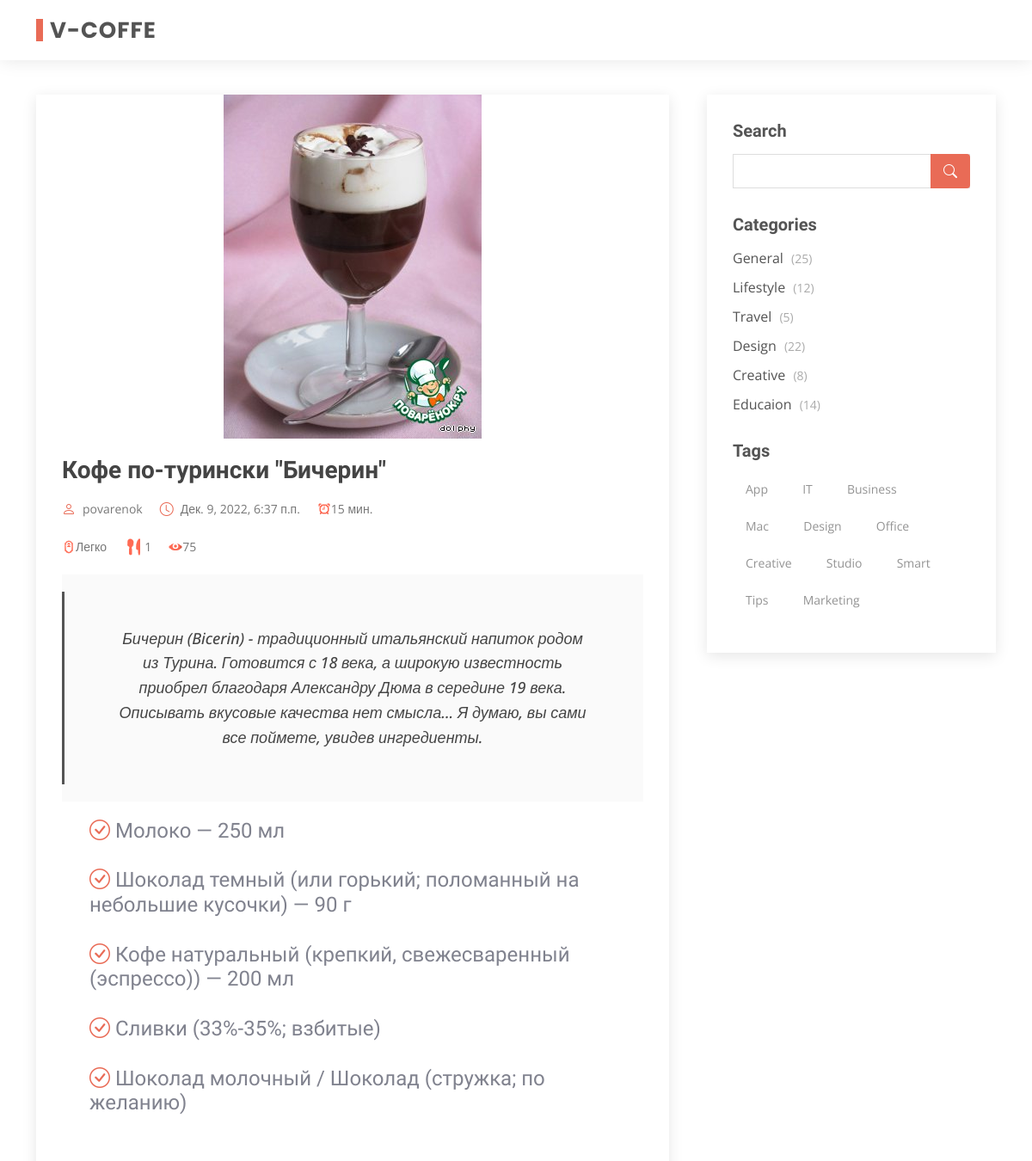
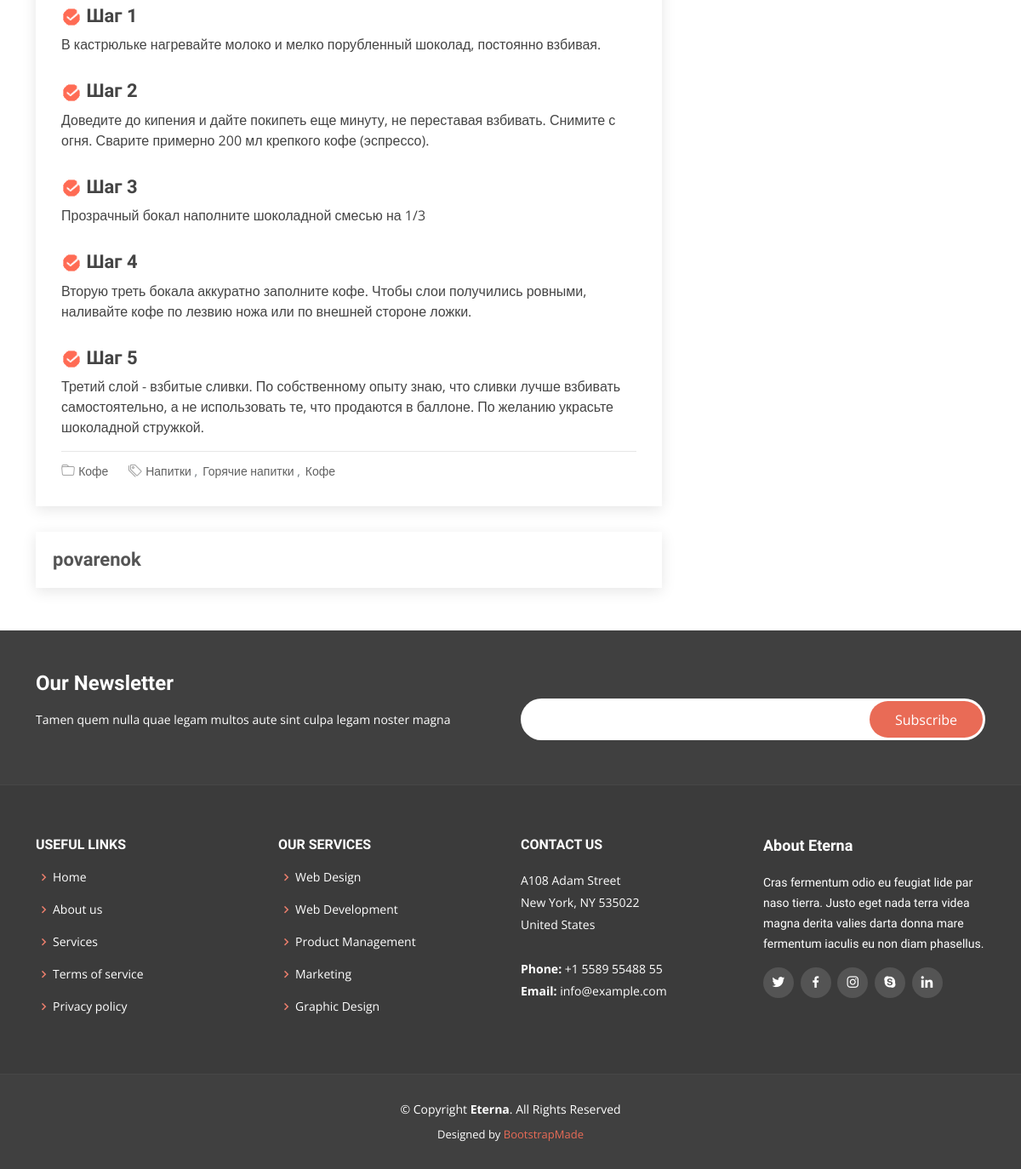
/recipe/kofe-po-turinski-bicherin_1, run on the app's committed database (2 pictures, top to bottom).
### home/models.py (models this page shows, shortened)
class Recipe(models.Model):
    title = models.CharField(max_length=150, help_text='Название блюда')
    cooking_time = models.IntegerField(default=-1, help_text="Время готовки")
    number_of_servings = models.IntegerField(default=1, help_text="Сколько порций")
    complexity = models.ForeignKey(Complexity, on_delete=models.PROTECT, default=1, help_text="Сложность готовки")
    ingredients = models.TextField(null=False, help_text="Ингридиенты")
    steps = models.TextField(null=False, help_text="Шаги приготовления блюда")
    calories = models.FloatField(default=0, help_text="Кол-во калорий на 100гр")
    proteins = models.FloatField(default=0, help_text="Кол-во белков на 100гр")
    fats = models.FloatField(default=0, help_text="Кол-во жиров на 100гр")
    carbohydrates = models.FloatField(default=0, help_text="Кол-во углеводов на 100гр")
    _type = models.ForeignKey(Type, on_delete=models.PROTECT, help_text="Тип блюда")
    tags = models.ManyToManyField(Tags, help_text="Теги")
    author_name = models.CharField(max_length=150, help_text="Имя автора (или сайта)")
    author_link = models.CharField(max_length=150, help_text="ссылка на автора или на сайт")
    quote = models.TextField(help_text="Небольшое описание")
    preview_photo = models.ImageField(upload_to=path_and_rename, help_text="фотка")
    views = models.IntegerField(default=0, help_text="не трогай")
    published = models.DateTimeField(auto_now_add=True)
    url = models.CharField(max_length=150, unique=True, null=False, blank=True, help_text="пиши тут что хочешь")
    kitchen = models.ForeignKey(Type_of_kitchen, on_delete=models.PROTECT, default=1)
    def save(self, *args, **kwargs):
        self.url = RuTextToSlug(self.title) + f"_{self.pk}"
        super().save(*args, **kwargs)
    class Meta:
        verbose_name = "Рецепт"
        verbose_name_plural = "Рецепты"

class Complexity(models.Model):
    title = models.CharField(max_length=150)
    def __str__(self):
        return self.title
    class Meta:
        verbose_name = "Уровень сложности готовки"
        verbose_name_plural = "Уровни сложности готовки"

class Type(models.Model):
    title = models.CharField(max_length=150)
    def __str__(self):
        return self.title
    class Meta:
        verbose_name = "Тип блюда"
        verbose_name_plural = "Типы блюд"

class Tags(models.Model):
    title = models.CharField(max_length=100)
    def __str__(self):
        return self.title
    class Meta:
        verbose_name = "Тег"
        verbose_name_plural = "Теги"

### home/views.py (the view)
# urls.py: path("recipe/<slug:recipe>", GetRecipe.as_view(), name="get_recipe"),
class GetRecipe(View):
    template_name = 'home/GetRecipe.html'
    def get_context_data(self, recipe, **kwargs):
        CurrentRecipe = Recipe.objects.get(url=recipe)
        CurrentRecipe.views += 1
        CurrentRecipe.save()
        steps = []
        StepNumber = 1
        for step in CurrentRecipe.steps.split("\n"):
            steps.append({'step': step, 'num': StepNumber})
            StepNumber += 1
        return {
            'title': f'Рецепт : {CurrentRecipe.title}',
            'media': MEDIA_URL,
            'recipe': CurrentRecipe,
            'ingredients': CurrentRecipe.ingredients.split("\n"),
            'steps': steps,
            'type': CurrentRecipe._type
        }
    def get(self, request, recipe):
        return render(request, self.template_name, self.get_context_data(recipe))

### home/Logic.py (called while the page is built)
def RuTextToSlug(url):
    en = {
        'а': 'a', 'б': 'b', 'в': 'v',
        'г': 'g', 'д': 'd', 'е': 'e',
        'ё': 'e', 'ж': 'j', 'з': 'z',
        'и': 'i', 'й': 'i', 'к': 'k',
        'л': 'l', 'м': 'm', 'н': 'n',
        'о': 'o', 'п': 'p', 'р': 'r',
        'с': 's', 'т': 't', 'у': 'u',
        'ф': 'f', 'х': 'x', 'ц': 'c',
        'ч': 'ch', 'ш': 'sh', 'щ': 'sh',
        'ъ': '', 'ы': '', 'ь': '',
        'э': 'a', 'ю': 'u', 'я': 'a',
        "-": "-", "_": "-"
    }
    slug = ""
    url = url.replace(" ", "_").lower().replace("'", "").replace('"', '')
    for symbol in url:
        slug += en[symbol] if symbol in en else symbol
    return slug

### templates/home/GetRecipe.html
{% extends 'base.html' %}
{% load static %}
{% block content %}
    <section id="blog" class="blog">
        <div class="container" data-aos="fade-up">
            <div class="row">
                <div class="col-lg-8 entries">
                    <article class="entry entry-single">
                        <div class="entry-img text-center"><img src="{{ media }}/{{ recipe.preview_photo }}" alt=""
                                                                class="img-fluid"></div>
                        <h2 class="entry-title">{{ recipe.title }}</h2>
                        <div class="entry-meta">
                            <ul>
                                <li class="d-flex align-items-center main-color"><i class="bi bi-person"></i> <a
                                        href="{{ recipe.author_link }}">{{ recipe.author_name }}</a></li>
                                <li class="d-flex align-items-center main-color"><i class="bi bi-clock"></i> <a
                                        href="">
                                    <time datetime="2020-01-01">{{ recipe.published }}</time>
                                </a></li>
                                <li class="d-flex align-items-center"><img
                                        src="{% static 'img/icons/Recipe_description/timer.png' %}" height="16" alt=""
                                        class="main-color"><a
                                        href="">{{ recipe.cooking_time }} мин.</a></li>
                            </ul>
                            <br>
                            <ul>
                                <li class="d-flex align-items-center main-color"><img
                                        src="{% static 'img/icons/Recipe_description/level.png' %}" height="16" alt=""
                                        class="main-color"> <a
                                        href="">{{ recipe.complexity }}</a></li>
                                <li class="d-flex align-items-center main-color"><img
                                        src="{% static 'img/icons/Recipe_description/number_of_servings.png' %}"
                                        height="24" alt="" class="main-color"> <a
                                        href="">{{ recipe.number_of_servings }}</a></li>
                                <li class="d-flex align-items-center"><img
                                        src="{% static 'img/icons/Recipe_description/eye.png' %}" height="16" alt=""
                                        class="main-color"><a
                                        href="">{{ recipe.views }}  </a></li>
                            </ul>
                        </div>
                        <div class="entry-content">
                            <blockquote><p style="font-size: 18px;">{{ recipe.quote }}</p></blockquote>
                            <div>
                                <div class="ingredients">
                                    <h4 style="color: #80828E; font-weight: lighter;">
                                        <ul>
                                            {% for ingredient in ingredients %}
                                                <i class="bi bi-check-circle main-color"></i>
                                                <span>{{ ingredient }}</span><br><br>
                                            {% endfor %}
                                        </ul>
                                    </h4>
                                </div>
                                <div class="steps">
                                    {% for step in steps %}
                                        <h3>
                                        <span>
                                            <img src="{% static 'img/icons/Recipe_description/step.png' %}" width="24px"
                                                 alt="">
                                        </span>
                                            Шаг {{ step.num }}
                                        </h3>
                                        <p>
                                            {{ step.step }}
                                        </p>
                                    {% endfor %}
                                </div>
                            </div>
                        </div>
                        <div class="entry-footer"><i class="bi bi-folder"></i>
                            <ul class="cats">
                                <li><a href="#">{{ type }}</a></li>
                            </ul>
                            <i class="bi bi-tags"></i>
                            <ul class="tags">
                                {% for tag in recipe.tags.all %}
                                    <li><a href="#">{{ tag }}</a></li>
                                {% endfor %}
                            </ul>
                        </div>
                    </article>
                    <div class="blog-author d-flex align-items-center text-center">
                        <div>
                            <a href="{{ recipe.author_link }}">
                                <h4>{{ recipe.author_name }}</h4>
                            </a>
                        </div>
                    </div>
                </div>
                <div class="col-lg-4">
                    <div class="sidebar"><h3 class="sidebar-title">Search</h3>
                        <div class="sidebar-item search-form">
                            <form action=""><input type="text">
                                <button type="submit"><i class="bi bi-search"></i></button>
                            </form>
                        </div>
                        <h3 class="sidebar-title">Categories</h3>
                        <div class="sidebar-item categories">
                            <ul>
                                <li><a href="#">General <span>(25)</span></a></li>
                                <li><a href="#">Lifestyle <span>(12)</span></a></li>
                                <li><a href="#">Travel <span>(5)</span></a></li>
                                <li><a href="#">Design <span>(22)</span></a></li>
                                <li><a href="#">Creative <span>(8)</span></a></li>
                                <li><a href="#">Educaion <span>(14)</span></a></li>
                            </ul>
                        </div>
                        <h3 class="sidebar-title">Tags</h3>
                        <div class="sidebar-item tags">
                            <ul>
                                <li><a href="#">App</a></li>
                                <li><a href="#">IT</a></li>
                                <li><a href="#">Business</a></li>
                                <li><a href="#">Mac</a></li>
                                <li><a href="#">Design</a></li>
                                <li><a href="#">Office</a></li>
                                <li><a href="#">Creative</a></li>
                                <li><a href="#">Studio</a></li>
                                <li><a href="#">Smart</a></li>
                                <li><a href="#">Tips</a></li>
                                <li><a href="#">Marketing</a></li>
                            </ul>
                        </div>
                    </div>
                </div>
            </div>
        </div>
    </section>
{% endblock %}

### static/css/main.css (style rules this page uses)
:root { --font-default: "Open Sans", system-ui, -apple-system, "Segoe UI", Roboto, "Helvetica Neue", Arial, "Noto Sans", "Liberation Sans", sans-serif, "Apple Color Emoji", "Segoe UI Emoji", "Segoe UI Symbol", "Noto Color Emoji"; --font-primary: "Roboto", sans-serif; --font-secondary: "Work Sans", sans-serif; }
:root { --color-default: #364d59; --color-primary: #e96b56; --color-secondary: #52565e; }
:root { scroll-behavior: smooth; }
body { font-family: var(--font-default); color: var(--color-default); overflow-x: hidden; }
a { color: var(--color-primary); text-decoration: none; }
h1, h2, h3, h4, h5, h6 { font-family: var(--font-primary); }
section { padding: 80px 0; overflow: hidden; }
.blog .sidebar { padding: 30px; box-shadow: 0 4px 16px rgba(0, 0, 0, 0.1); }
.blog .sidebar .sidebar-title { font-size: 20px; font-weight: 700; padding: 0; margin: 0; color: var(--color-secondary); }
.blog .sidebar .search-form form { background: #fff; border: 1px solid rgba(82, 86, 94, 0.3); padding: 3px 10px; position: relative; }
.blog .sidebar .search-form form input[type=text] { border: 0; padding: 4px; border-radius: 4px; width: calc(100% - 40px); }
.blog .sidebar .search-form form button { position: absolute; top: 0; right: 0; bottom: 0; border: 0; background: none; font-size: 16px; padding: 0 15px; margin: -1px; background: var(--color-primary); color: var(--color-secondary); transition: 0.3s; border-radius: 0 4px 4px 0; line-height: 0; }
.blog .sidebar .search-form form button i { line-height: 0; }
.blog .sidebar .categories ul { list-style: none; padding: 0; }
.blog .sidebar .categories ul li+li { padding-top: 10px; }
.blog .sidebar .categories ul a { color: var(--color-secondary); transition: 0.3s; }
.blog .sidebar .categories ul a span { padding-left: 5px; color: rgba(54, 77, 89, 0.4); font-size: 14px; }
.blog .sidebar .tags { margin-bottom: -10px; }
.blog .sidebar .tags ul { list-style: none; padding: 0; }
.blog .sidebar .tags ul li { display: inline-block; }
.blog .sidebar .tags ul a { color: #838893; font-size: 14px; padding: 6px 14px; margin: 0 6px 8px 0; border: 1px solid rgba(131, 136, 147, 0.4); display: inline-block; transition: 0.3s; }

### data on the page
Recipe: preview_photo (picture), title "Кофе по-турински \"Бичерин\"", author_name "povarenok", published "Дек. 9, 2022, 6:37 п.п.", cooking_time "15", complexity "Легко", number_of_servings "1", views "75", quote "Бичерин (Bicerin) - традиционный итальянский напиток родом из Турина. Готовится с 18 века, а широкую известность приобрел благодаря Александру Дюма в середине 19 века. Описывать вкусовые качества нет смысла... Я думаю, вы сами все поймете, увидев ингредиенты."
Type: title "Кофе"
Tags: title "Напитки"
Tags: title "Горячие напитки"
Tags: title "Кофе"

### other printed values
{{ ingredient }} "Молоко — 250 мл" "Шоколад темный (или горький; поломанный на небольшие кусочки) — 90 г" "Кофе натуральный (крепкий, свежесваренный (эспрессо)) — 200 мл" "Сливки (33%-35%; взбитые)" "Шоколад молочный / Шоколад (стружка; по желанию)"
{{ step.num }} "1" "2" "3" "4" "5"
{{ step.step }} "В кастрюльке нагревайте молоко и мелко порубленный шоколад, постоянно взбивая." "Доведите до кипения и дайте покипеть еще минуту, не переставая взбивать. Снимите с огня. Сварите примерно 200 мл крепкого кофе (эспрессо)." "Прозрачный бокал наполните шоколадной смесью на 1/3" "Вторую треть бокала аккуратно заполните кофе. Чтобы слои получились ровными, наливайте кофе по лезвию ножа или по внешней стороне ложки." "Третий слой - взбитые сливки. По собственному опыту знаю, что сливки лучше взбивать самостоятельно, а не использовать те, что продаются в баллоне. По желанию украсьте шоколадной стружкой."
